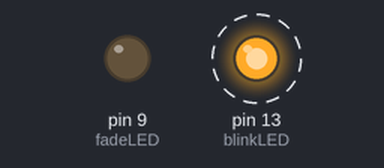
Recording of a sketch running on a simulated Arduino Uno, built with avr-gcc and run on an emulated ATmega328P. Shown: output pins drawn as LEDs (lit = HIGH). Dashed ring = blinking.

Above: at 0.05 s.
At 2.55 s:
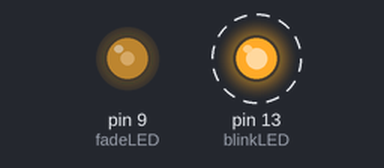
At 5.1 s:
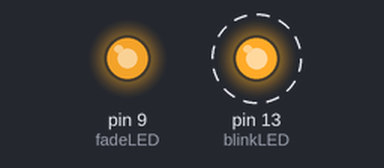
At 10.15 s:
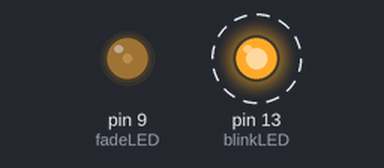
Timing chart, 0 to 14.2 s (numbered marks = the images above):
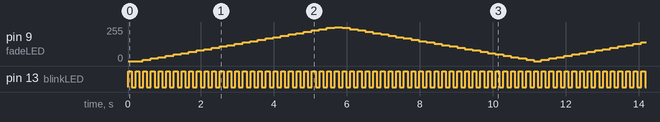

The sketch:

week_08_activity_8A.ino
```cpp
// DM2008 – LED Challenge
// One LED blinks (digitalWrite), one LED fades (analogWrite)

int fadeLED = 9;      // PWM pin for fade control (~) FADE
int blinkLED = 13;    // Digital pin for on/off blink ON OFF
int brightness = 0;   // Current brightness level (0–255)
int fadeAmount = 10;   // How much to change brightness each frame
int constLED = 10;
void setup() {
  // Set pins as outputs
  pinMode(fadeLED, OUTPUT);
  pinMode(blinkLED, OUTPUT);
}

void loop() {
  // Blink LED (digitalWrite)
  digitalWrite(blinkLED, HIGH);  // Turn on
  delay(100);                    // Wait 100ms
  digitalWrite(blinkLED, LOW);   // Turn off
  delay(100);                    // Wait 100ms

  // Fade LED (analogWrite)
  analogWrite(fadeLED, brightness);  // Set brightness (0–255)
  brightness += fadeAmount;          // Increase or decrease brightness
  digitalWrite(constLED,HIGH);
  // Reverse direction at brightness limits
  if (brightness <= 0 || brightness >= 255) {
    fadeAmount = -fadeAmount;
  }

  delay(10); // Small pause for smooth fading
}
```

Measured:
- by itself, pin 13 (blinkLED): alternates HIGH for 0.10 s and LOW for 0.11 s
